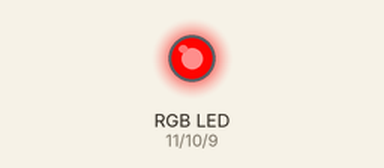
Recording of a sketch running on a simulated Arduino Uno, built with avr-gcc and run on an emulated ATmega328P. On the bench: an RGB LED mixed from three pins (HIGH = lit). Dim RGB values are drawn brighter than linear.

Above: at 0.05 s.
At 0.9 s:
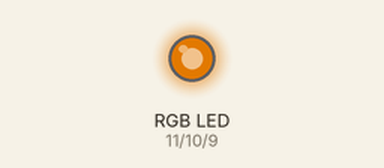
At 1.8 s:
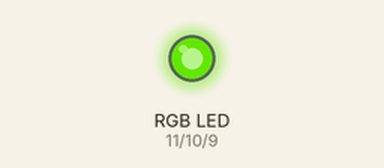
At 3.6 s:
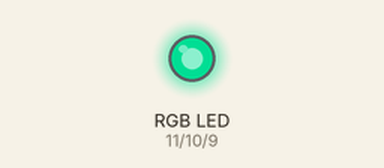
At 5.4 s:
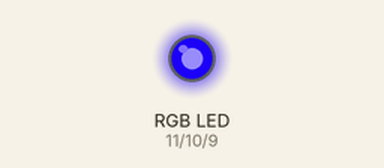
At 7.2 s:
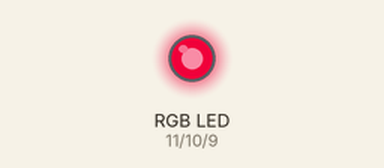
Timing chart, 0 to 10.0 s (numbered marks = the images above):
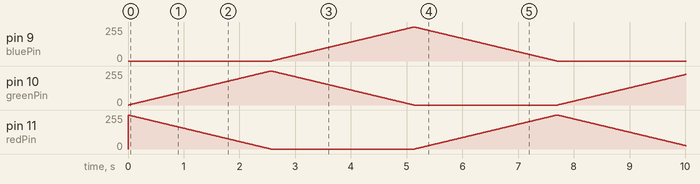

The sketch:

BLKLab_PRJ_45_Chuyen_Hieu_Ung_Muot_Ma_LED_RGB_Voi_Arduino.ino
```cpp
/*=================================================================================================
 * BANLINHKIEN.COM                                            *
 ==================================================================================================
*/

// Khai báo các chân PWM kết nối với LED RGB
const int redPin = 11;
const int greenPin = 10;
const int bluePin = 9;

// Thời gian trễ giữa mỗi bước chuyển màu (tốc độ chuyển hiệu ứng)
// Số càng nhỏ thì chuyển màu càng nhanh
const int fadeSpeed = 10;

void setup() {
  // Cài đặt các chân là đầu ra (OUTPUT)
  pinMode(redPin, OUTPUT);
  pinMode(greenPin, OUTPUT);
  pinMode(bluePin, OUTPUT);
}

void loop() {
  // 1. Chuyển dần từ Đỏ sang Xanh lá
  for (int i = 0; i <= 255; i++) {
    setColor(255 - i, i, 0);
    delay(fadeSpeed);
  }

  // 2. Chuyển dần từ Xanh lá sang Xanh dương
  for (int i = 0; i <= 255; i++) {
    setColor(0, 255 - i, i);
    delay(fadeSpeed);
  }

  // 3. Chuyển dần từ Xanh dương về lại Đỏ
  for (int i = 0; i <= 255; i++) {
    setColor(i, 0, 255 - i);
    delay(fadeSpeed);
  }
}

// Hàm phụ trợ để thiết lập độ sáng cho cả 3 màu cùng lúc
void setColor(int redValue, int greenValue, int blueValue) {
  analogWrite(redPin, redValue);
  analogWrite(greenPin, greenValue);
  analogWrite(bluePin, blueValue);
}
```
